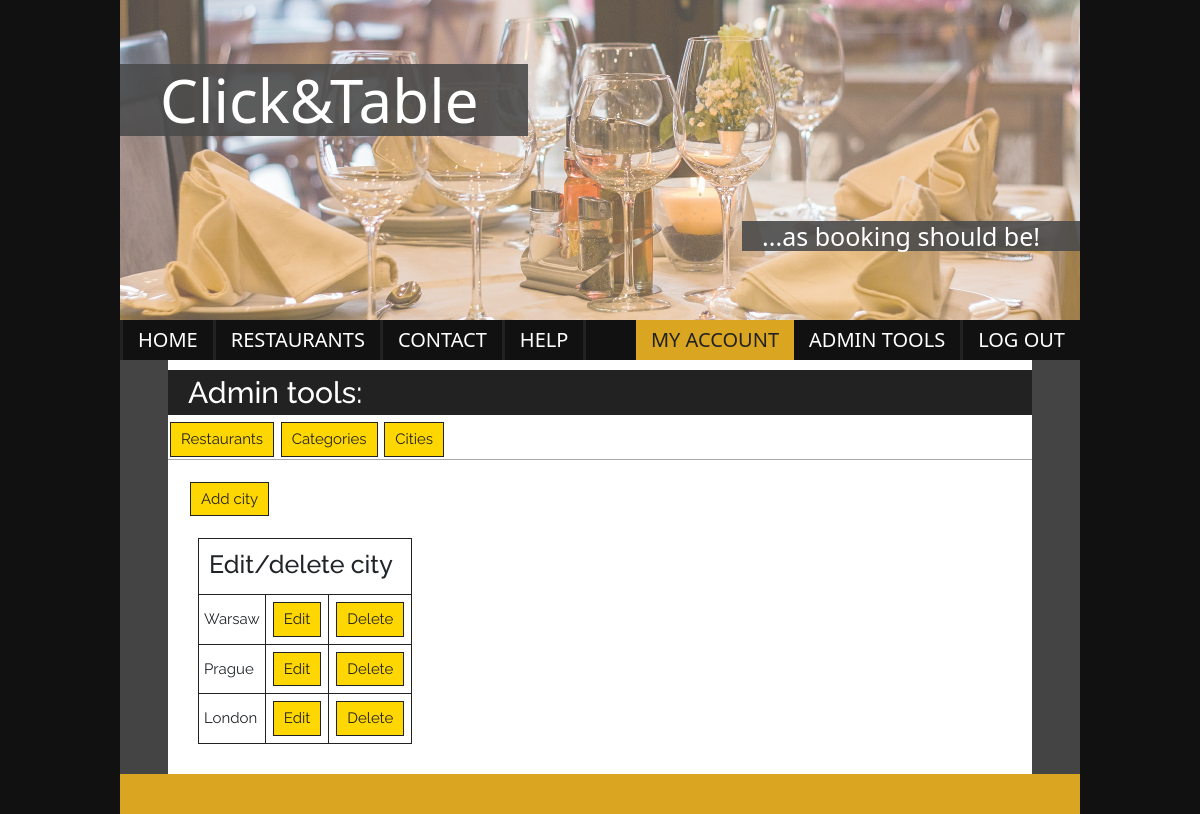
/admin_cities/ (signed in), run on the app's committed database.
### click_and_table/models.py (models this page shows, shortened)
class City(models.Model):
    name = models.CharField(max_length=64)

### click_and_table/views.py (the view)
# urls.py: path('admin_cities/', AdminCitiesView.as_view(), name="admin_cities"),
class AdminCitiesView(View):
    def get(self, request):
        cities = City.objects.all()
        return render(request, 'admin_cities.html', {'cities': cities})

### templates/admin_cities.html
{% extends 'admin_tools.html' %}
{% block content %}
    <a href="{% url 'city_add' %}">Add city</a>
    <section class="cities-lst-admin">
        <table>
            <tr>
                <th colspan="3"><h3>Edit/delete city</h3></th>
            </tr>
            {% for city in cities %}
            <tr>
                <td>{{ city.name }}</td>
                <td><a href="{% url 'city_edit' city.pk %}">Edit</a></td>
                <td><a href="{% url 'city_delete' city.id %}">Delete</a></td>
            </tr>
            {% endfor %}
        </table>
    </section>
{% endblock %}

### templates/__base__.html (shortened to what this page needs)
{% load static %}
<!DOCTYPE html>
<html lang="en">
<head>
    <link href="https://cdn.jsdelivr.net/npm/bootstrap@5.0.1/dist/css/bootstrap.min.css" rel="stylesheet"
>
    <link rel="stylesheet" href="{% static 'css/style.css' %}">
</head>
<header>
    <h1>Click&Table</h1>
    <h2>...as booking should be!</h2>
</header>
<body>
<nav>
    <section class="menu">
        <a href="/" class="btn-home">Home</a>
        <a href="{% url 'restaurant_list' %}" class="btn-restaurants">Restaurants</a>
        <a href="{% url 'contact_us' %}" class="btn-contact">Contact</a>
        <a href="{% url 'help' %}" class="btn-help">Help</a>
    </section>
    <section class="login">
        {% if user.is_authenticated %}
            <a class="login-btn btn-account" href="{% url 'my_account' %}">My account</a>
            {% for group in user.groups.all %}
                {% if group.name == "Admin" %}
                    <a class="login-btn btn-admin" href="{% url 'admin_tools' %}">Admin tools</a>
                {% endif %}
            {% endfor %}
            <a class="login-btn btn-logout" href="{% url 'logout' %}">Log out</a>>
        {% else %}
            <a class="login-btn btn-login" href="{% url 'login' %}">Log in</a>
            <a class="login-btn btn-register" href="{% url 'registration' %}">Register</a>
        {% endif %}
    </section>
</nav>
<main>
    {% block main %}{% endblock %}
</main>
</body>
<footer>
</footer>
</html>

### click_and_table/static/css/style.css (style rules this page uses)
* { margin: 0; padding: 0; box-sizing: border-box; }
html { font-size: 10px; font-family: 'Raleway', 'Arial', sans-serif; background-color: #111; }
body { width: 80vw; max-width: 1280px; margin: 0 auto; }
header { position: relative; height: 40vh; background-image: url('../images/restaurant-449952_1920.jpg'); background-size: cover; opacity: 0.7; text-align: left; background-position: 50% 75%; }
header h1 { position: absolute; left: 0; top: 20%; display: inline-block; font-size: 6rem; color: white; background-color: rgba(0, 0, 0, 0.9); padding: 0 50px 0 40px; }
header h2 { position: absolute; right: 0; bottom: 20%; display: inline-block; color: white; font-size: 2.5rem; background-color: rgba(0, 0, 0, 0.9); padding: 0 40px 0 20px; text-align: center; }
main { position: relative; max-width: 1280px; background-color: #444; }
nav { background-color: #111; font-size: 0; }
.menu a, .login a { display: inline-block; padding: 5px 15px; text-decoration: none; font-size: 20px; text-transform: uppercase; font-weight: 500; }
.menu a, .btn-register, .btn-logout, .btn-admin { color: white; }
.btn-admin { border-right: solid #222; }
.btn-home { border-left: solid #222222; }
.menu a { border-right: solid #222; }
.btn-login, .btn-account { background-color: goldenrod; color: #222; }
.menu { float: left; font-size: 0; }
.login { text-align: right; font-size: 0; }
.admin h3 { font-size: 2.5rem; line-height: 3rem; font-family: 'Raleway', 'Arial', sans-serif; }
.admin a { display: inline-block; background-color: gold; border: #222 solid 1px; margin: 2px; padding: 5px 10px; text-decoration: none; color: #222222; font-size: 1.5rem; font-family: 'Raleway', 'Arial', sans-serif; }
.admin table { margin: 20px 10px; font-family: 'Raleway', 'Arial', sans-serif; border: #222 solid 1px; }
.admin th { border: #222 solid 1px; font-size: 1.5rem; padding: 5px; width: auto; }
.admin td { border: #222 solid 1px; font-size: 1.5rem; padding: 5px; width: auto; }
.admin table h3 { padding: 5px; }
.my-account th, td { border: #222 solid 1px; font-size: 1.5rem; padding: 5px; width: auto; }
footer { height: 5vh; background-color: goldenrod; }

### data on the page
City: name "Warsaw"
City: name "Prague"
City: name "London"
